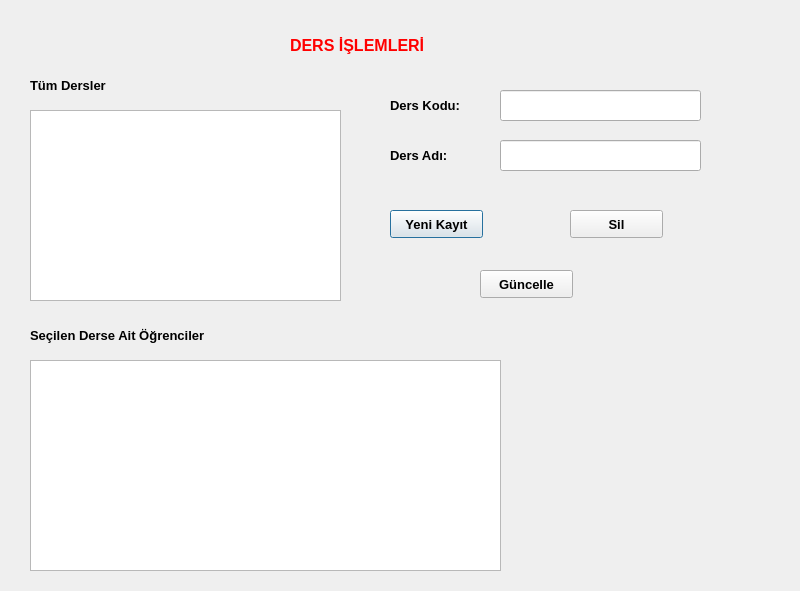
<?xml version="1.0" encoding="UTF-8"?>
<ui version="4.0">
 <class>Dersler</class>
 <widget class="QDialog" name="Dersler">
  <property name="geometry">
   <rect>
    <x>0</x>
    <y>0</y>
    <width>800</width>
    <height>591</height>
   </rect>
  </property>
  <property name="windowTitle">
   <string>Dialog</string>
  </property>
  <widget class="QLabel" name="label">
   <property name="geometry">
    <rect>
     <x>290</x>
     <y>30</y>
     <width>181</width>
     <height>31</height>
    </rect>
   </property>
   <property name="palette">
    <palette>
     <active>
      <colorrole role="WindowText">
       <brush brushstyle="SolidPattern">
        <color alpha="255">
         <red>255</red>
         <green>0</green>
         <blue>0</blue>
        </color>
       </brush>
      </colorrole>
     </active>
     <inactive>
      <colorrole role="WindowText">
       <brush brushstyle="SolidPattern">
        <color alpha="255">
         <red>255</red>
         <green>0</green>
         <blue>0</blue>
        </color>
       </brush>
      </colorrole>
     </inactive>
     <disabled>
      <colorrole role="WindowText">
       <brush brushstyle="SolidPattern">
        <color alpha="255">
         <red>120</red>
         <green>120</green>
         <blue>120</blue>
        </color>
       </brush>
      </colorrole>
     </disabled>
    </palette>
   </property>
   <property name="font">
    <font>
     <pointsize>12</pointsize>
     <weight>75</weight>
     <bold>true</bold>
    </font>
   </property>
   <property name="text">
    <string>DERS İŞLEMLERİ</string>
   </property>
  </widget>
  <widget class="QTableView" name="tbvwDersler">
   <property name="geometry">
    <rect>
     <x>30</x>
     <y>110</y>
     <width>311</width>
     <height>191</height>
    </rect>
   </property>
  </widget>
  <widget class="QTableView" name="tbvwDersOgrencileri">
   <property name="geometry">
    <rect>
     <x>30</x>
     <y>360</y>
     <width>471</width>
     <height>211</height>
    </rect>
   </property>
  </widget>
  <widget class="QLabel" name="label_2">
   <property name="geometry">
    <rect>
     <x>30</x>
     <y>320</y>
     <width>351</width>
     <height>31</height>
    </rect>
   </property>
   <property name="font">
    <font>
     <pointsize>10</pointsize>
     <weight>75</weight>
     <bold>true</bold>
    </font>
   </property>
   <property name="text">
    <string>Seçilen Derse Ait Öğrenciler</string>
   </property>
  </widget>
  <widget class="QLabel" name="label_3">
   <property name="geometry">
    <rect>
     <x>30</x>
     <y>70</y>
     <width>111</width>
     <height>31</height>
    </rect>
   </property>
   <property name="font">
    <font>
     <pointsize>10</pointsize>
     <weight>75</weight>
     <bold>true</bold>
    </font>
   </property>
   <property name="text">
    <string>Tüm Dersler</string>
   </property>
  </widget>
  <widget class="QLabel" name="label_4">
   <property name="geometry">
    <rect>
     <x>390</x>
     <y>90</y>
     <width>111</width>
     <height>31</height>
    </rect>
   </property>
   <property name="font">
    <font>
     <pointsize>10</pointsize>
     <weight>75</weight>
     <bold>true</bold>
    </font>
   </property>
   <property name="text">
    <string>Ders Kodu:</string>
   </property>
  </widget>
  <widget class="QLabel" name="label_5">
   <property name="geometry">
    <rect>
     <x>390</x>
     <y>140</y>
     <width>111</width>
     <height>31</height>
    </rect>
   </property>
   <property name="font">
    <font>
     <pointsize>10</pointsize>
     <weight>75</weight>
     <bold>true</bold>
    </font>
   </property>
   <property name="text">
    <string>Ders Adı:</string>
   </property>
  </widget>
  <widget class="QLineEdit" name="lnDersKod">
   <property name="geometry">
    <rect>
     <x>500</x>
     <y>90</y>
     <width>201</width>
     <height>31</height>
    </rect>
   </property>
  </widget>
  <widget class="QLineEdit" name="lnDersAd">
   <property name="geometry">
    <rect>
     <x>500</x>
     <y>140</y>
     <width>201</width>
     <height>31</height>
    </rect>
   </property>
  </widget>
  <widget class="QPushButton" name="btnDersYenKayit">
   <property name="geometry">
    <rect>
     <x>390</x>
     <y>210</y>
     <width>93</width>
     <height>28</height>
    </rect>
   </property>
   <property name="font">
    <font>
     <pointsize>10</pointsize>
     <weight>75</weight>
     <bold>true</bold>
    </font>
   </property>
   <property name="text">
    <string>Yeni Kayıt</string>
   </property>
  </widget>
  <widget class="QPushButton" name="btnDersSil">
   <property name="geometry">
    <rect>
     <x>570</x>
     <y>210</y>
     <width>93</width>
     <height>28</height>
    </rect>
   </property>
   <property name="font">
    <font>
     <pointsize>10</pointsize>
     <weight>75</weight>
     <bold>true</bold>
    </font>
   </property>
   <property name="text">
    <string>Sil</string>
   </property>
  </widget>
  <widget class="QPushButton" name="btnDersGuncelle">
   <property name="geometry">
    <rect>
     <x>480</x>
     <y>270</y>
     <width>93</width>
     <height>28</height>
    </rect>
   </property>
   <property name="font">
    <font>
     <pointsize>10</pointsize>
     <weight>75</weight>
     <bold>true</bold>
    </font>
   </property>
   <property name="text">
    <string>Güncelle</string>
   </property>
  </widget>
 </widget>
 <resources/>
 <connections/>
</ui>
